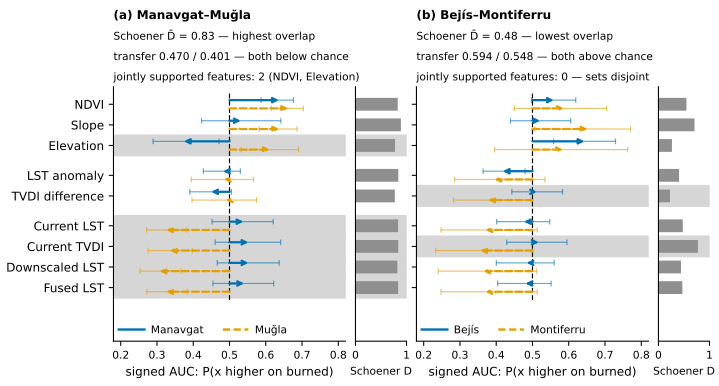

Write the Python code that produced this figure.
#!/usr/bin/env python3
"""Figure 7 (main figure) - the contrast pairs (sufficiency counterexample).

Primary claim (panel headers): burned-niche overlap vs transfer verdict -
(a) Manavgat-Mugla, highest overlap (D-bar 0.83), both directions below chance;
(b) Bejis-Montiferru, lowest overlap (D-bar 0.48), both directions above chance.

Secondary, honest layer: per region-feature, arrowheads are FILLED where that
region's 95% CI excludes 0.5 (a supported direction) and OPEN where it does not.
The supported-agreement index is defined only on features filled in BOTH regions:
two in (a) (NDVI, Elevation), none in (b) - the two regions' supported sets do not
intersect - which is why pair (b) drops out of the supported-index sample. The
figure thereby shows the main claim and the index's limited coverage at once.

Data: paper/figure_contrast_pairs.json (sha256 in the provenance sidecar).
Hard asserts tie every headline number to 04_results 4.5.

2026-08-08 revision:
  - body 9 pt, minimum 8 pt (was 7 pt); canvas 190 x 102 mm (was 190 x 112);
  - THE TWO REGIONS no longer differ by hue alone. Okabe-Ito blue and orange
    are only ~2.30:1 apart in relative luminance, so in greyscale they nearly
    merge. The arrowhead-fill channel is already spoken for (it carries CI
    support and must not be touched), so the region is carried by LINE STYLE:
    solid for the first region of the pair, dashed for the second. Colour,
    line style and vertical offset now all encode it;
  - the chance reference is a segment over the data rows only, not an axvline,
    so it cannot run through the legend sitting in the reserved band below;
  - x ticks are set explicitly on both the arrow axes and the Schoener D side
    axes: matplotlib otherwise keeps a locator tick just outside the view whose
    label artist still has a position and collides as a phantom;
  - the three in-artwork footnotes moved to the caption (Elsevier sets the
    caption, and the caption must stand alone anyway).
"""
import hashlib
import json
import sys
from pathlib import Path

import matplotlib
matplotlib.use("Agg")
import matplotlib.pyplot as plt
from matplotlib.lines import Line2D
from matplotlib.patches import FancyArrowPatch

sys.path.insert(0, str(Path(__file__).resolve().parent))
from _layout_check import check as layout_check, contrast_ratio, relative_luminance

HERE = Path(__file__).resolve().parent
SRC = HERE.parent / "figure_contrast_pairs.json"

COL_A = "#0072B2"  # Okabe-Ito blue  (first region of pair)
COL_B = "#E69F00"  # Okabe-Ito orange (second region)
STYLE_A, STYLE_B = "solid", (0, (3.0, 1.5))   # the non-colour region cue
SHADE = "#D6D6D6"  # sign-disagreement row shading (achromatic by design)
BAR = "#8F8F8F"    # Schoener D side bars

FS_BODY = 9.0
FS_SMALL = 8.0     # minimum in this figure

FEATURE_ORDER = [  # grouped: static / anomaly-referenced / absolute thermal
    ("ndvi_mean", "NDVI"),
    ("slope_mean", "Slope"),
    ("elevation_mean", "Elevation"),
    ("lst_anomaly_mean", "LST anomaly"),
    ("tvdi_difference_mean", "TVDI difference"),
    ("current_lst_mean", "Current LST"),
    ("current_tvdi_mean", "Current TVDI"),
    ("downscaled_lst_mean", "Downscaled LST"),
    ("fused_lst_mean", "Fused LST"),
]
GROUP_BREAKS = {3, 5}
REGION_LABEL = {
    "manavgat_2021": "Manavgat", "mugla_2021": "Muğla",
    "bejis_2022": "Bejís", "montiferru_2021": "Montiferru",
}
DBAR = "D̄"
NDASH = "–"

raw = SRC.read_bytes()
sha = hashlib.sha256(raw).hexdigest()
data = json.loads(raw)
pairs = {p["pair"]: p for p in data["pairs"]}
P_LEFT = pairs["manavgat_2021 ~ mugla_2021"]
P_RIGHT = pairs["bejis_2022 ~ montiferru_2021"]


def supported(v):
    return v["lo"] > 0.5 or v["hi"] < 0.5


def jointly_supported(pair, a, b):
    per = pair["per_feature_signed_auc"]
    return [k for k, _ in FEATURE_ORDER if supported(per[k][a]) and supported(per[k][b])]


JS_LEFT = jointly_supported(P_LEFT, "manavgat_2021", "mugla_2021")
JS_RIGHT = jointly_supported(P_RIGHT, "bejis_2022", "montiferru_2021")

# ---- hard asserts: figure must match the manuscript text ----
assert abs(P_LEFT["niche_overlap"]["schoener_d_mean1d"] - 0.826) < 5e-4
assert abs(P_RIGHT["niche_overlap"]["schoener_d_mean1d"] - 0.479) < 5e-4
assert JS_LEFT == ["ndvi_mean", "elevation_mean"], JS_LEFT
assert JS_RIGHT == [], JS_RIGHT
tl, tr = P_LEFT["transfer"], P_RIGHT["transfer"]
assert abs(tl["manavgat_2021_to_mugla_2021"]["auc"] - 0.4702) < 5e-4
assert abs(tl["mugla_2021_to_manavgat_2021"]["auc"] - 0.4010) < 5e-4
assert abs(tr["bejis_2022_to_montiferru_2021"]["auc"] - 0.5937) < 5e-4
assert abs(tr["montiferru_2021_to_bejis_2022"]["auc"] - 0.5483) < 5e-4
for direction, rec in {**tl, **tr}.items():
    lo, hi = rec["ci95"]
    assert hi < 0.5 or lo > 0.5, f"{direction} must be CI-supported off chance"

# the region cue must not rest on hue alone
HUE_CONTRAST = contrast_ratio((0x00 / 255, 0x72 / 255, 0xB2 / 255),
                              (0xE6 / 255, 0x9F / 255, 0x00 / 255))
assert STYLE_A != STYLE_B, "regions need a non-colour cue"
# the sign-disagreement shading is achromatic, so greyscale cannot weaken it;
# check it is nonetheless dark enough to read against white
SHADE_RGB = tuple(int(SHADE[i:i + 2], 16) / 255 for i in (1, 3, 5))
SHADE_CONTRAST = contrast_ratio(SHADE_RGB, (1.0, 1.0, 1.0))

MM = 1 / 25.4
FIG_W, FIG_H = 190 * MM, 102 * MM
plt.rcParams.update({
    "font.size": FS_SMALL, "axes.labelsize": FS_BODY,
    "xtick.labelsize": FS_SMALL, "ytick.labelsize": FS_BODY,
    "svg.fonttype": "none", "pdf.fonttype": 42,
})

fig = plt.figure(figsize=(FIG_W, FIG_H))
gs = fig.add_gridspec(
    1, 4, width_ratios=[1.0, 0.22, 1.0, 0.22],
    left=0.158, right=0.988, top=0.775, bottom=0.115, wspace=0.07,
)

data_artists = []


def y_positions():
    ys, y = [], 0.0
    for i in range(len(FEATURE_ORDER)):
        ys.append(y)
        y -= 1.0
        if (i + 1) in GROUP_BREAKS:
            y -= 0.45
    return ys


def draw_panel(ax_main, ax_bar, pair, region_a, region_b, panel_tag,
               header, line2, line3, line4, show_ylabels):
    ys = y_positions()
    per = pair["per_feature_signed_auc"]
    off = 0.20
    for (fkey, _), y in zip(FEATURE_ORDER, ys):
        rec = per[fkey]
        if not rec["sign_agrees"]:
            ax_main.axhspan(y - 0.5, y + 0.5, color=SHADE, zorder=0)
            ax_bar.axhspan(y - 0.5, y + 0.5, color=SHADE, zorder=0)
        for region, colour, style, dy in ((region_a, COL_A, STYLE_A, +off),
                                          (region_b, COL_B, STYLE_B, -off)):
            v = rec[region]
            auc, lo, hi = v["auc"], v["lo"], v["hi"]
            yline = y + dy
            w, = ax_main.plot([lo, hi], [yline, yline], color=colour, lw=0.9,
                              solid_capstyle="butt", alpha=0.6, zorder=2)
            data_artists.append((w, f"ci:{panel_tag}:{fkey}:{region}"))
            for cap in (lo, hi):
                ax_main.plot([cap, cap], [yline - 0.11, yline + 0.11],
                             color=colour, lw=0.9, alpha=0.6, zorder=2)
            head = "-|>" if supported(v) else "->"
            arr = FancyArrowPatch(
                (0.5, yline), (auc, yline), arrowstyle=head,
                mutation_scale=8, lw=1.7, color=colour, linestyle=style,
                zorder=3, shrinkA=0, shrinkB=0)
            ax_main.add_patch(arr)
        b = ax_bar.barh(y, per[fkey]["schoener_d_this_feature"], height=0.62,
                        color=BAR, zorder=2)
        data_artists.append((b[0], f"D:{panel_tag}:{fkey}"))

    # chance as a segment over the data rows only - an axvline would span the
    # reserved legend band below and cross the legend text
    ch, = ax_main.plot([0.5, 0.5], [ys[-1] - 0.6, ys[0] + 0.6], color="black",
                       lw=0.9, ls=(0, (4, 2)), zorder=1)
    data_artists.append((ch, f"chance:{panel_tag}"))

    ax_main.set_xlim(0.18, 0.82)
    ax_main.set_xticks([0.2, 0.3, 0.4, 0.5, 0.6, 0.7, 0.8])
    ax_main.set_ylim(ys[-1] - 2.6, ys[0] + 0.85)
    ax_main.set_yticks(ys)
    ax_main.set_yticklabels([f for _, f in FEATURE_ORDER] if show_ylabels else [])
    ax_main.set_xlabel("signed AUC: P(x higher on burned)", fontsize=FS_BODY)
    ax_bar.set_xlim(0, 1)
    ax_bar.set_ylim(ax_main.get_ylim())
    ax_bar.set_yticks([])
    ax_bar.set_xticks([0, 1])
    ax_bar.set_xticklabels(["0", "1"])
    ax_bar.set_xlabel("Schoener D", fontsize=FS_SMALL)
    for s in ("top", "right"):
        ax_main.spines[s].set_visible(False)
        ax_bar.spines[s].set_visible(False)

    ax_main.text(0, 1.255, f"({panel_tag}) {header}", transform=ax_main.transAxes,
                 fontsize=FS_BODY, fontweight="bold", va="bottom")
    for k, line in enumerate((line2, line3, line4)):
        ax_main.text(0, 1.175 - 0.080 * k, line, transform=ax_main.transAxes,
                     fontsize=FS_SMALL, va="bottom")

    hA = Line2D([], [], color=COL_A, lw=1.8, ls=STYLE_A)
    hB = Line2D([], [], color=COL_B, lw=1.8, ls=STYLE_B)
    ax_main.legend([hA, hB], [REGION_LABEL[region_a], REGION_LABEL[region_b]],
                   loc="lower left", bbox_to_anchor=(0.0, 0.0), ncol=2,
                   frameon=False, fontsize=FS_SMALL, handlelength=2.4,
                   columnspacing=1.8, handletextpad=0.6, borderpad=0.0)


axL = fig.add_subplot(gs[0, 0])
axLb = fig.add_subplot(gs[0, 1])
axR = fig.add_subplot(gs[0, 2])
axRb = fig.add_subplot(gs[0, 3])

nl = P_LEFT["niche_overlap"]
nr = P_RIGHT["niche_overlap"]
draw_panel(
    axL, axLb, P_LEFT, "manavgat_2021", "mugla_2021", "a",
    f"Manavgat{NDASH}Muğla",
    f"Schoener {DBAR} = {nl['schoener_d_mean1d']:.2f} — highest overlap",
    "transfer 0.470 / 0.401 — both below chance",
    f"jointly supported features: {len(JS_LEFT)} (NDVI, Elevation)",
    show_ylabels=True,
)
draw_panel(
    axR, axRb, P_RIGHT, "bejis_2022", "montiferru_2021", "b",
    f"Bejís{NDASH}Montiferru",
    f"Schoener {DBAR} = {nr['schoener_d_mean1d']:.2f} — lowest overlap",
    "transfer 0.594 / 0.548 — both above chance",
    f"jointly supported features: {len(JS_RIGHT)} — sets disjoint",
    show_ylabels=False,
)

print(f"[greyscale] region hue contrast {HUE_CONTRAST:.2f}:1 (weak) -> line style "
      f"carries the region; sign-disagreement shading is achromatic, "
      f"{SHADE_CONTRAST:.2f}:1 against white")

problems = layout_check(fig, "Fig. 7 - contrast pairs", min_gap_pt=2.0,
                        min_font_pt=8.0, data_artists=data_artists)

if "--preview" in sys.argv:
    png = HERE / "fig7_contrast_pairs_preview.png"
    fig.savefig(png, dpi=300)
    rgb = plt.imread(png)[:, :, :3]
    grey = (0.2126 * rgb[:, :, 0] + 0.7152 * rgb[:, :, 1] + 0.0722 * rgb[:, :, 2])
    plt.imsave(HERE / "fig7_contrast_pairs_greyscale.png", grey, cmap="gray",
               vmin=0.0, vmax=1.0)
fig.savefig(HERE / "fig7_contrast_pairs.svg")
try:
    fig.savefig(HERE / "fig7_contrast_pairs.pdf")
except PermissionError:
    raise SystemExit("fig7_contrast_pairs.pdf is locked - close it and re-run.")

(HERE / "fig7_provenance.json").write_text(json.dumps({
    "figure": "Fig. 7 - contrast pairs (main figure; sufficiency counterexample)",
    "script": "paper/figures/fig7_contrast_pairs.py",
    "source": {"path": "paper/figure_contrast_pairs.json", "sha256": sha},
    "outputs": ["fig7_contrast_pairs.pdf", "fig7_contrast_pairs.svg"],
    "asserts": ("D-bar means 0.826/0.479; jointly supported features exactly "
                "[NDVI, Elevation] in (a) and [] in (b); four transfer AUCs and "
                "CI-off-chance checks; region cue asserted non-colour; "
                "enforced at build time"),
    "encoding": ("panel headers: overlap + transfer verdict primary; arrowhead fill = "
                 "per-region CI excludes 0.5 (untouched); region = colour AND line "
                 "style AND vertical offset; supported-index coverage limit stated "
                 "in the header line and the caption"),
    "greyscale": {
        "region_hue_contrast": round(HUE_CONTRAST, 2),
        "note": "blue vs orange separate by only this ratio in greyscale, so the region is "
                "also carried by line style (solid = first region, dashed = second). The "
                "arrowhead-fill channel was left alone because it encodes CI support.",
        "shade_contrast_vs_white": round(SHADE_CONTRAST, 2),
        "shade_note": "the sign-disagreement row shading is achromatic, so a luminance "
                      "greyscale conversion leaves it unchanged by construction",
        "proof": "fig7_contrast_pairs_greyscale.png",
    },
    "palette": "Okabe-Ito blue #0072B2 / orange #E69F00; greyscale-distinct via line style; no red-green",
    "canvas_mm": [190, 102],
    "column": "double (190 mm)",
    "font_pt": {"body": FS_BODY, "minimum": FS_SMALL},
    "layout_check": f"paper/figures/_layout_check.py; {len(problems)} problems at build time; "
                    f"{len(data_artists)} data artists registered",
    "environment": f"matplotlib {matplotlib.__version__}",
}, indent=1, ensure_ascii=False))
print(f"fig7 written; source sha256 {sha[:12]}...; "
      f"jointly supported a={JS_LEFT} b={JS_RIGHT}; all asserts passed")
